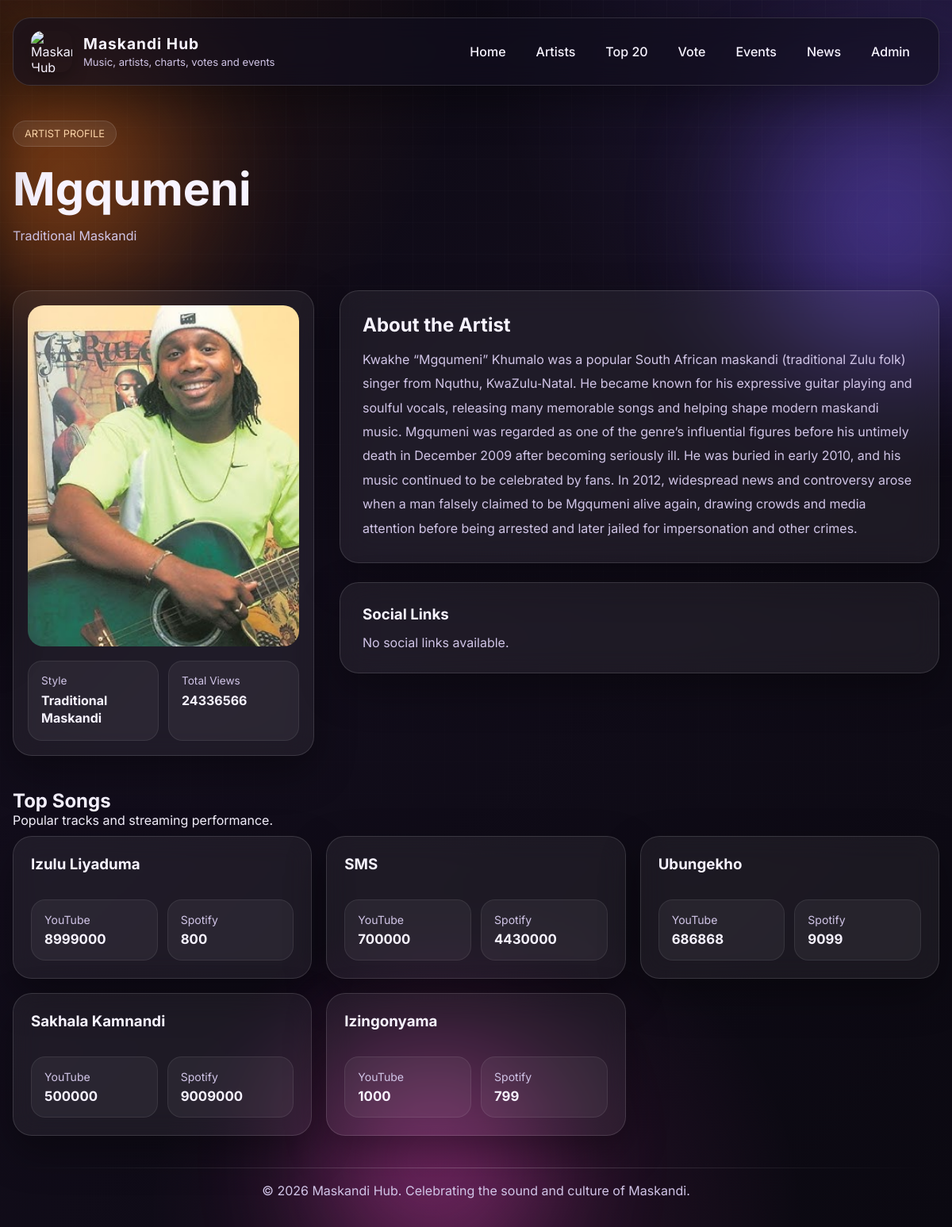
Page /artist/3 on the committed database.
### tables this page shows
CREATE TABLE artists (
                id INTEGER PRIMARY KEY AUTOINCREMENT,
                name TEXT NOT NULL,
                style TEXT NOT NULL,
                status TEXT NOT NULL DEFAULT 'Active',
                history TEXT,
                facebook TEXT,
                instagram TEXT,
                tiktok TEXT,
                youtube_channel TEXT,
                spotify_channel TEXT,
                image TEXT,
                total_views INTEGER DEFAULT 0
            );

CREATE TABLE songs (
                id INTEGER PRIMARY KEY AUTOINCREMENT,
                artist_id INTEGER NOT NULL,
                title TEXT NOT NULL,
                youtube_views INTEGER DEFAULT 0,
                spotify_streams INTEGER DEFAULT 0,
                FOREIGN KEY (artist_id) REFERENCES artists (id) ON DELETE CASCADE
            );

### app.py (the view)
@app.route("/artist/<int:artist_id>")
def artist_profile(artist_id):
    conn = get_db_connection()
    try:
        cur = conn.cursor()
        cur.execute("SELECT * FROM artists WHERE id = ?", (artist_id,))
        artist = cur.fetchone()
        cur.execute("""
            SELECT *
            FROM songs
            WHERE artist_id = ?
            ORDER BY youtube_views DESC, spotify_streams DESC
        """, (artist_id,))
        songs = cur.fetchall()
    finally:
        cur.close()
        conn.close()
    if not artist:
        flash("Artist not found")
        return redirect(url_for("artists"))
    return render_template("artist_profile.html", artist=artist, songs=songs)

### app.py (called while the page is built)
def get_db_connection():
    import sqlite3
    db_path = DATABASE_URL.replace("sqlite:///", "")
    conn = sqlite3.connect(db_path)
    conn.row_factory = sqlite3.Row
    return conn

### templates/artist_profile.html (shortened to what this page needs)
{% extends 'base.html' %}
{% block content %}
<section class="inner-hero">
    <span class="tag">ARTIST PROFILE</span>
    <h1>{{ artist['name'] }}</h1>
    <p>{{ artist['style'] }}</p>
</section>
<section class="section-block artist-profile-section">
    <div class="artist-profile-layout">
        <div class="artist-profile-media glass-card">
            {% if artist['image'] %}
                <img
                    src="{{ url_for('static', filename='uploads/artists/' ~ artist['image']) }}"
                    alt="{{ artist['name'] }}"
                    class="artist-profile-image"
                >
            {% else %}
                <div class="artist-profile-fallback">
                    {{ artist['name'][0] }}
                </div>
            {% endif %}
            <div class="artist-profile-quick-stats">
                <div class="profile-stat-item">
                    <span class="profile-stat-label">Style</span>
                    <strong>{{ artist['style'] }}</strong>
                </div>
                <div class="profile-stat-item">
                    <span class="profile-stat-label">Total Views</span>
                    <strong>{{ artist['total_views'] }}</strong>
                </div>
            </div>
        </div>
        <div class="artist-profile-details">
            <div class="glass-card profile-content-card">
                <h2>About the Artist</h2>
                <p class="artist-biography-text">
                    {{ artist['history'] or "No biography available." }}
                </p>
            </div>
            <div class="glass-card profile-content-card">
                <h3>Social Links</h3>
                <div class="artist-social-links">
                    {% if not artist['facebook'] and not artist['instagram'] and not artist['tiktok'] and not artist['youtube_channel'] and not artist['spotify_channel'] %}
                        <p class="profile-muted-text">No social links available.</p>
                    {% endif %}
                </div>
            </div>
        </div>
    </div>
    <div class="artist-songs-section">
        <div class="section-heading">
            <h2>Top Songs</h2>
            <p>Popular tracks and streaming performance.</p>
        </div>
        <div class="content-grid three-grid profile-song-grid">
            {% for song in songs %}
            <div class="glass-card profile-song-card">
                <div class="song-card-top">
                    <h3>{{ song['title'] }}</h3>
                </div>
                <div class="song-metrics">
                    <div class="song-metric-pill">
                        <span>YouTube</span>
                        <strong>{{ song['youtube_views'] }}</strong>
                    </div>
                    <div class="song-metric-pill">
                        <span>Spotify</span>
                        <strong>{{ song['spotify_streams'] }}</strong>
                    </div>
                </div>
            </div>
            {% else %}
            <div class="glass-card profile-empty-state">
                <h3>No songs available</h3>
                <p>This artist does not have songs added yet.</p>
            </div>
            {% endfor %}
        </div>
    </div>
</section>
{% endblock %}

### rows in the picture
artists: name "Mgqumeni", style "Traditional Maskandi", image (picture), total_views "24336566", history "Kwakhe “Mgqumeni” Khumalo was a popular South African maskandi (traditional Zulu folk) singer from Nquthu, KwaZulu‑Natal. He became known for his expressive guitar playing and soulful vocals, releasing many memorable songs and helping shape modern maskandi music. Mgqumeni was regarded as one of the genre’s influential figures before his untimely death in December 2009 after becoming seriously ill. He was buried in early 2010, and his music continued to be celebrated by fans. In 2012, widespread news and controversy arose when a man falsely claimed to be Mgqumeni alive again, drawing crowds and media attention before being arrested and later jailed for impersonation and other crimes."
songs: title "Izulu Liyaduma", youtube_views "8999000", spotify_streams "800"
songs: title "SMS", youtube_views "700000", spotify_streams "4430000"
songs: title "Ubungekho", youtube_views "686868", spotify_streams "9099"
songs: title "Sakhala Kamnandi", youtube_views "500000", spotify_streams "9009000"
songs: title "Izingonyama", youtube_views "1000", spotify_streams "799"
